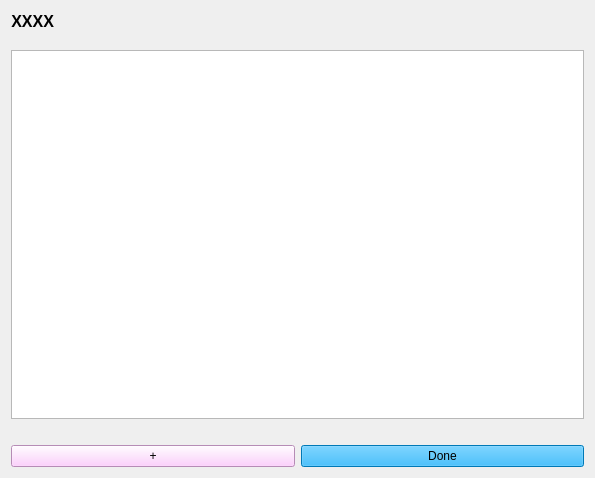
<?xml version="1.0" encoding="UTF-8"?>
<ui version="4.0">
 <class>Form</class>
 <widget class="QWidget" name="Form">
  <property name="geometry">
   <rect>
    <x>0</x>
    <y>0</y>
    <width>595</width>
    <height>478</height>
   </rect>
  </property>
  <property name="windowTitle">
   <string>Form</string>
  </property>
  <layout class="QGridLayout" name="gridLayout">
   <item row="0" column="0">
    <layout class="QVBoxLayout" name="verticalLayout">
     <item>
      <layout class="QHBoxLayout" name="horizontalLayout">
       <item>
        <widget class="QLabel" name="course_label">
         <property name="font">
          <font>
           <pointsize>12</pointsize>
           <weight>75</weight>
           <bold>true</bold>
          </font>
         </property>
         <property name="text">
          <string>XXXX</string>
         </property>
         <property name="alignment">
          <set>Qt::AlignRight|Qt::AlignTrailing|Qt::AlignVCenter</set>
         </property>
        </widget>
       </item>
       <item>
        <spacer name="horizontalSpacer_4">
         <property name="orientation">
          <enum>Qt::Horizontal</enum>
         </property>
         <property name="sizeType">
          <enum>QSizePolicy::Preferred</enum>
         </property>
         <property name="sizeHint" stdset="0">
          <size>
           <width>600</width>
           <height>20</height>
          </size>
         </property>
        </spacer>
       </item>
      </layout>
     </item>
     <item>
      <spacer name="verticalSpacer_8">
       <property name="orientation">
        <enum>Qt::Vertical</enum>
       </property>
       <property name="sizeType">
        <enum>QSizePolicy::Fixed</enum>
       </property>
       <property name="sizeHint" stdset="0">
        <size>
         <width>20</width>
         <height>13</height>
        </size>
       </property>
      </spacer>
     </item>
     <item>
      <layout class="QHBoxLayout" name="horizontalLayout_10">
       <item>
        <widget class="QTableWidget" name="tableWidget_attEditor">
         <property name="lineWidth">
          <number>2</number>
         </property>
         <property name="showGrid">
          <bool>true</bool>
         </property>
         <property name="rowCount">
          <number>0</number>
         </property>
         <property name="columnCount">
          <number>0</number>
         </property>
        </widget>
       </item>
      </layout>
     </item>
     <item>
      <spacer name="verticalSpacer_9">
       <property name="orientation">
        <enum>Qt::Vertical</enum>
       </property>
       <property name="sizeType">
        <enum>QSizePolicy::Fixed</enum>
       </property>
       <property name="sizeHint" stdset="0">
        <size>
         <width>20</width>
         <height>20</height>
        </size>
       </property>
      </spacer>
     </item>
     <item>
      <layout class="QHBoxLayout" name="horizontalLayout_7">
       <item>
        <widget class="QPushButton" name="pushButton_add">
         <property name="styleSheet">
          <string notr="true">background-color: rgb(255, 196, 255);</string>
         </property>
         <property name="text">
          <string>+</string>
         </property>
        </widget>
       </item>
       <item>
        <widget class="QPushButton" name="pushButton_done">
         <property name="styleSheet">
          <string notr="true">background-color: rgb(0, 170, 255);</string>
         </property>
         <property name="text">
          <string>Done</string>
         </property>
        </widget>
       </item>
      </layout>
     </item>
    </layout>
   </item>
  </layout>
 </widget>
 <resources/>
 <connections/>
</ui>
